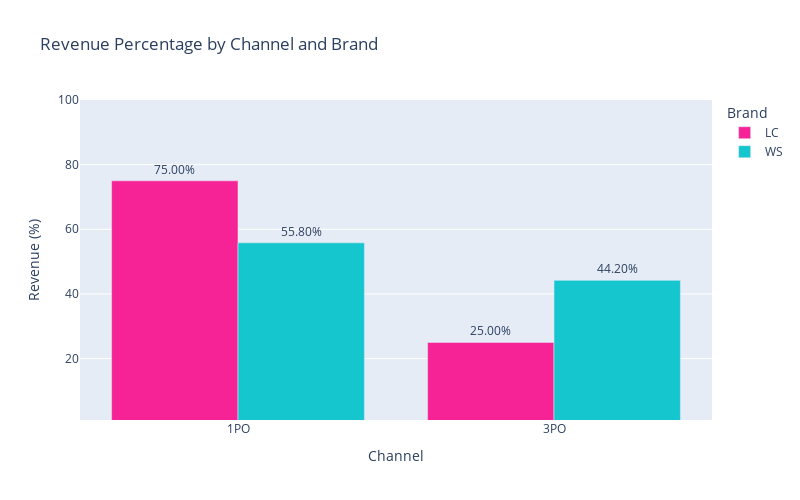

The cell this chart's notebook holds for it:
### Code cell
revenue_share=df_combined.groupby(['Brand','channel'])['revenue'].sum().reset_index()
revenue_share['rev_%'] = (
    revenue_share
      .groupby('Brand')['revenue']
      .transform(lambda x: x / x.sum() * 100)
)

# 3. (Optional) Round for readability
revenue_share['rev_%'] = revenue_share['rev_%'].round(1)


# Format percentages to 2 decimals for text labels
revenue_share['revenue_text'] = revenue_share['rev_%'].apply(lambda x: f'{x:.2f}%')
brand_colors = {
    'LC': 'rgb(246, 35, 151)',  
    'WS': 'rgb(22, 198, 206)'  
}
fig = px.bar(
    revenue_share,
    x='channel',
    y='rev_%',
    color='Brand',
    barmode='group',
    text='revenue_text',
    color_discrete_map=brand_colors,
    title='Revenue Percentage by Channel and Brand'
)

fig.update_traces(textposition='outside')

fig.update_layout(
    xaxis_title='Channel',
    yaxis_title='Revenue (%)',
    yaxis=dict(range=[1, 100])
)
fig.update_layout(
    width=800,   # Set the desired width (in pixels)
    height=500,  # Set the desired height (in pixels)
)

fig.show()

### Figure 1 — Plotly figure (JSON) as saved in the notebook; plotly's stock layout.template omitted (floating-point values rounded to 4 significant figures)
{"data": [{"alignmentgroup": "True", "hovertemplate": "Brand=LC<br>channel=%{x}<br>rev_%=%{y}<br>revenue_text=%{text}<extra></extra>", "legendgroup": "LC", "marker": {"color": "rgb(246, 35, 151)", "pattern": {"shape": ""}}, "name": "LC", "offsetgroup": "LC", "orientation": "v", "showlegend": true, "text": ["75.00%", "25.00%"], "textposition": "outside", "type": "bar", "x": ["1PO", "3PO"], "xaxis": "x", "y": [75.0, 25.0], "yaxis": "y"}, {"alignmentgroup": "True", "hovertemplate": "Brand=WS<br>channel=%{x}<br>rev_%=%{y}<br>revenue_text=%{text}<extra></extra>", "legendgroup": "WS", "marker": {"color": "rgb(22, 198, 206)", "pattern": {"shape": ""}}, "name": "WS", "offsetgroup": "WS", "orientation": "v", "showlegend": true, "text": ["55.80%", "44.20%"], "textposition": "outside", "type": "bar", "x": ["1PO", "3PO"], "xaxis": "x", "y": [55.8, 44.2], "yaxis": "y"}], "layout": {"barmode": "group", "height": 500, "legend": {"title": {"text": "Brand"}, "tracegroupgap": 0}, "title": {"text": "Revenue Percentage by Channel and Brand"}, "width": 800, "xaxis": {"anchor": "y", "domain": [0, 1], "title": {"text": "Channel"}}, "yaxis": {"anchor": "x", "domain": [0, 1], "range": [1, 100], "title": {"text": "Revenue (%)"}}}}
